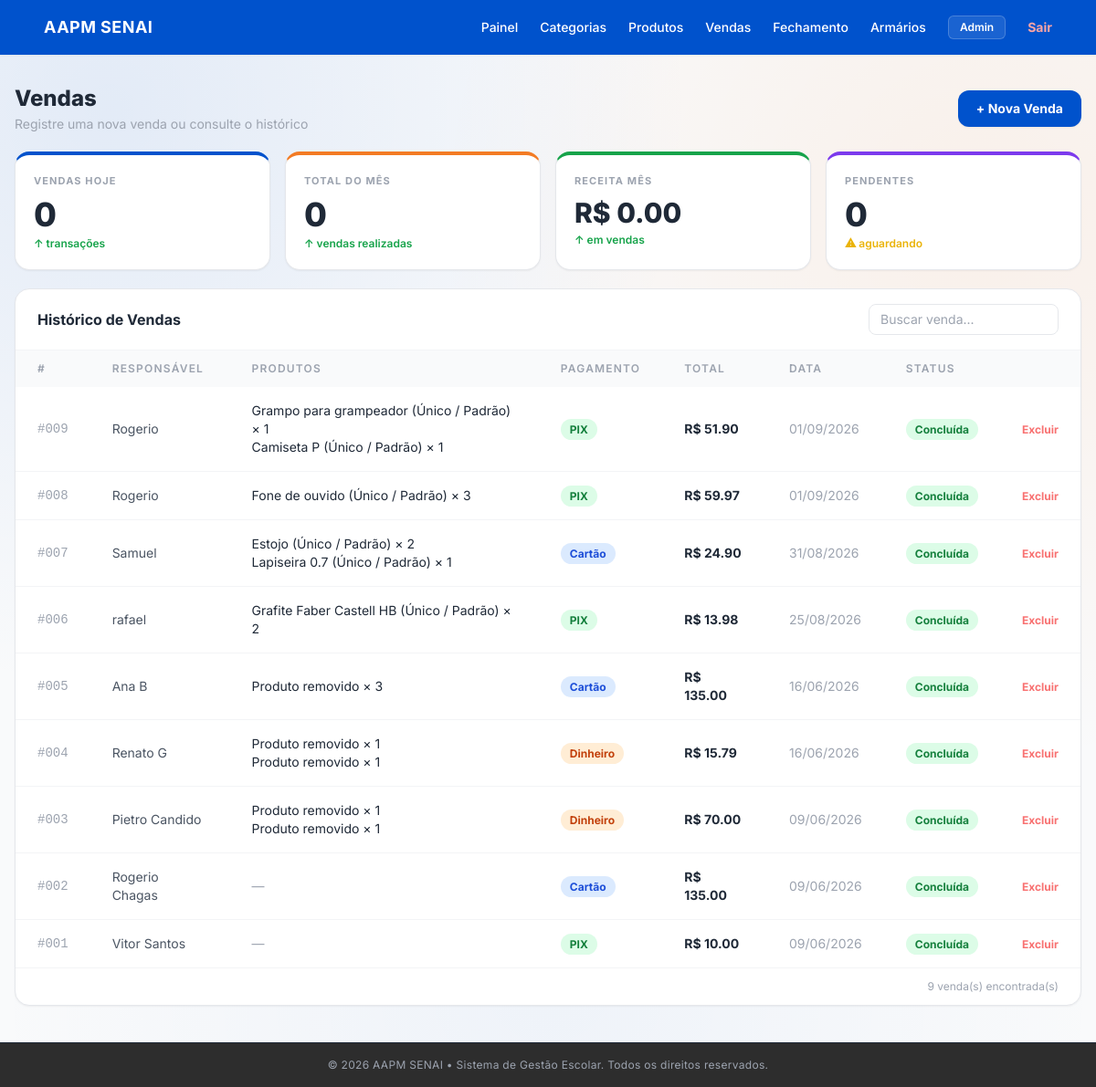
The app's page /vendas/ (signed in), older data.
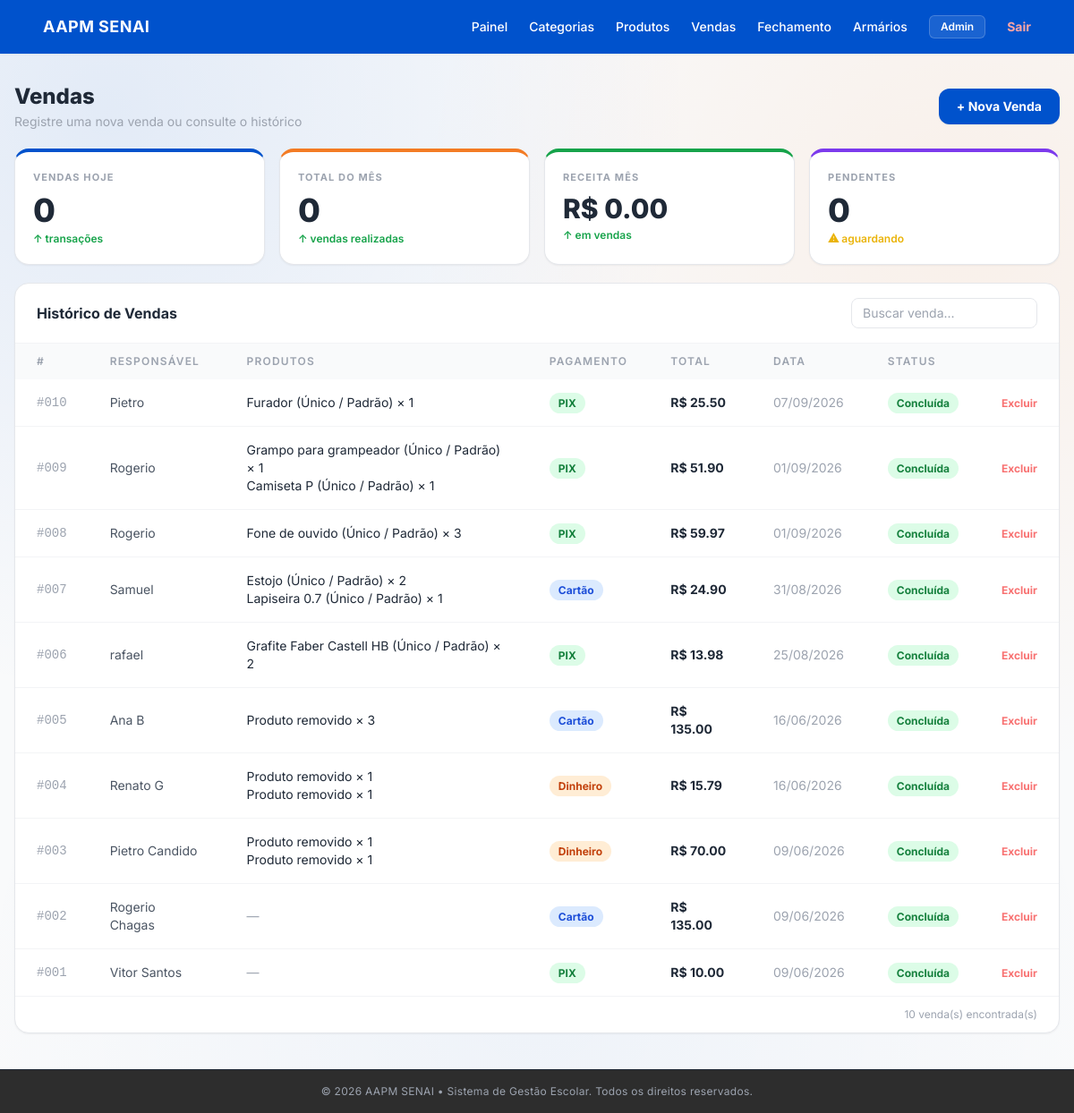
The same page, newer data.
### app/models/venda_model.py (models this page shows)
class Venda(Base):
    __tablename__ = "vendas"
    id              = Column(Integer, primary_key=True, index=True)
    responsavel     = Column(String(150), nullable=False)
    valor_subtotal  = Column(Float, nullable=False, default=0.0)
    desconto        = Column(Float, nullable=False, default=0.0)
    valor_total     = Column(Float, nullable=False)
    forma_pagamento = Column(String(50), nullable=False)
    valor_pagamento_1 = Column(Float, nullable=True)
    forma_pagamento_2 = Column(String(50), nullable=True)
    valor_pagamento_2 = Column(Float, nullable=True)
    observacao      = Column(String(500), nullable=True)
    status          = Column(String(30), default="concluida")
    data_venda      = Column(DateTime, default=datetime.utcnow)
    itens = relationship("VendaItem", back_populates="venda", cascade="all, delete")

### app/models/venda_item_model.py (models this page shows)
class VendaItem(Base):
    __tablename__ = "venda_itens"
    id                  = Column(Integer, primary_key=True, index=True)
    venda_id            = Column(Integer, ForeignKey("vendas.id", ondelete="CASCADE"), nullable=False)
    produto_variacao_id = Column(Integer, ForeignKey("produto_variacoes.id", ondelete="SET NULL"), nullable=True)
    quantidade          = Column(Integer, nullable=False)
    preco_unitario      = Column(Float, nullable=False)
    valor_total         = Column(Float, nullable=False)
    venda            = relationship("Venda", back_populates="itens")
    produto_variacao = relationship("ProdutoVariacao")

### app/models/produto_model.py (models this page shows, shortened)
class Produto(Base):
    __tablename__ = "produtos"
    id           = Column(Integer, primary_key=True, autoincrement=True, index=True)
    nome         = Column(String(150), nullable=False, index=True)
    preco        = Column(Float, nullable=False, default=0.0)
    ativo        = Column(Boolean, default=True)
    imagem_path  = Column(String(255), nullable=True)
    categoria_id = Column(Integer, ForeignKey("categorias.id", ondelete="SET NULL"), nullable=True)
    categoria    = relationship("Categoria", back_populates="produtos")
    variacoes    = relationship("ProdutoVariacao", back_populates="produto", cascade="all, delete-orphan")

### app/models/produto_variacao_model.py (models this page shows, shortened)
class ProdutoVariacao(Base):
    __tablename__ = "produto_variacoes"
    __table_args__ = (
        UniqueConstraint("produto_id", "tamanho", "cor", name="uq_variacao_produto_tamanho_cor"),
    )
    id            = Column(Integer, primary_key=True, autoincrement=True, index=True)
    produto_id    = Column(Integer, ForeignKey("produtos.id", ondelete="CASCADE"), nullable=False)
    tamanho       = Column(String(20), nullable=False)
    cor           = Column(String(50), nullable=False)
    sku           = Column(String(50), nullable=True, unique=True)
    preco         = Column(Float, nullable=True)  # se None, usa o preço base do produto
    estoque_atual = Column(Integer, nullable=False, default=0)
    ativo         = Column(Boolean, default=True)
    produto = relationship("Produto", back_populates="variacoes")

### app/controllers/venda_controller.py (the view)
@router.get("")
@router.get("/")
def listar_vendas(
    request: Request,
    db: Session = Depends(get_db),
    usuario=Depends(get_current_user),
):
    vendas = db.query(Venda).order_by(Venda.data_venda.desc()).all()
    produtos_db = db.query(Produto).filter(Produto.ativo == True).all()
    produtos = []
    for p in produtos_db:
        variacoes_ativas = [v for v in p.variacoes if v.ativo]
        if not variacoes_ativas:
            continue
        produtos.append({
            "id": p.id,
            "nome": p.nome,
            "imagem_url": p.imagem_url,
            "variacoes": [
                {"id": v.id, "descricao": v.descricao, "preco": v.preco_efetivo, "estoque_atual": v.estoque_atual}
                for v in variacoes_ativas
            ]
        })
    hoje        = datetime.utcnow().date()
    vendas_hoje = sum(1 for v in vendas if v.data_venda.date() == hoje)
    total_mes   = sum(1 for v in vendas if v.data_venda.month == hoje.month)
    receita_mes = sum(v.valor_total for v in vendas if v.data_venda.month == hoje.month)
    pendentes   = sum(1 for v in vendas if v.status == "pendente")
    return templates.TemplateResponse(
        request=request,
        name="vendas/index.html",
        context={
            "request":     request,
            "usuario":     usuario,
            "vendas":      vendas,
            "produtos":    produtos,
            "vendas_hoje": vendas_hoje,
            "total_mes":   total_mes,
            "receita_mes": receita_mes,
            "pendentes":   pendentes,
        },
    )

### app/templates/vendas/index.html (shortened to what this page needs)
{% extends "base.html" %}
{% block conteudo %}
<div class="pt-6 flex flex-col gap-5 pb-6">
  <div class="flex items-center justify-between">
    <div>
      <h1 class="text-2xl font-extrabold text-gray-800">Vendas</h1>
      <p class="text-sm text-gray-400 mt-0.5">Registre uma nova venda ou consulte o histórico</p>
    </div>
    <button onclick="abrirModal()"
      class="bg-[#0052cc] hover:bg-blue-700 text-white text-sm font-bold px-5 py-2.5 rounded-xl transition-all shadow-sm">
      + Nova Venda
    </button>
  </div>
  <div class="grid grid-cols-2 lg:grid-cols-4 gap-4">
    <div class="bg-white border border-gray-200 border-t-4 border-t-[#0052cc] rounded-2xl p-5 shadow-sm">
      <p class="text-[11px] font-bold text-gray-400 uppercase tracking-widest">Vendas Hoje</p>
      <p class="text-4xl font-extrabold text-gray-800 mt-2 mb-1">{{ vendas_hoje }}</p>
      <p class="text-xs font-semibold text-green-600">↑ transações</p>
    </div>
    <div class="bg-white border border-gray-200 border-t-4 border-t-[#f37b24] rounded-2xl p-5 shadow-sm">
      <p class="text-[11px] font-bold text-gray-400 uppercase tracking-widest">Total do Mês</p>
      <p class="text-4xl font-extrabold text-gray-800 mt-2 mb-1">{{ total_mes }}</p>
      <p class="text-xs font-semibold text-green-600">↑ vendas realizadas</p>
    </div>
    <div class="bg-white border border-gray-200 border-t-4 border-t-[#16a34a] rounded-2xl p-5 shadow-sm">
      <p class="text-[11px] font-bold text-gray-400 uppercase tracking-widest">Receita Mês</p>
      <p class="text-3xl font-extrabold text-gray-800 mt-2 mb-1">R$ {{ "%.2f"|format(receita_mes) }}</p>
      <p class="text-xs font-semibold text-green-600">↑ em vendas</p>
    </div>
    <div class="bg-white border border-gray-200 border-t-4 border-t-[#7c3aed] rounded-2xl p-5 shadow-sm">
      <p class="text-[11px] font-bold text-gray-400 uppercase tracking-widest">Pendentes</p>
      <p class="text-4xl font-extrabold text-gray-800 mt-2 mb-1">{{ pendentes }}</p>
      <p class="text-xs font-semibold text-yellow-500">⚠ aguardando</p>
    </div>
  </div>
  <div class="bg-white border border-gray-200 rounded-2xl shadow-sm overflow-hidden">
    <div class="px-6 py-4 border-b border-gray-100 flex items-center justify-between">
      <span class="text-base font-bold text-gray-800">Histórico de Vendas</span>
      <input type="text" id="busca" placeholder="Buscar venda..."
        oninput="filtrarTabela()"
        class="text-sm border border-gray-200 rounded-lg px-3 py-1.5 w-52 focus:outline-none focus:border-blue-400">
    </div>
    <div class="overflow-x-auto">
      <table class="w-full text-sm" id="tabela-vendas">
        <thead>
          <tr class="bg-gray-50 text-gray-400 text-xs uppercase tracking-widest">
            <th class="text-left px-6 py-3 font-semibold">#</th>
            <th class="text-left px-6 py-3 font-semibold">Responsável</th>
            <th class="text-left px-6 py-3 font-semibold">Produtos</th>
            <th class="text-left px-6 py-3 font-semibold">Pagamento</th>
            <th class="text-left px-6 py-3 font-semibold">Total</th>
            <th class="text-left px-6 py-3 font-semibold">Data</th>
            <th class="text-left px-6 py-3 font-semibold">Status</th>
            <th class="text-left px-6 py-3 font-semibold"></th>
          </tr>
        </thead>
        <tbody class="divide-y divide-gray-100">
          {% for venda in vendas %}
          <tr class="hover:bg-gray-50 transition">
            <td class="px-6 py-4 text-gray-400 font-mono">#{{ "%03d"|format(venda.id) }}</td>
            <td class="px-6 py-4 text-gray-600">{{ venda.responsavel }}</td>
            <td class="px-6 py-4 text-gray-800">
              {% for item in venda.itens %}
                <span class="block text-sm">
                  {% if item.produto_variacao %}
                    {{ item.produto_variacao.produto.nome }} ({{ item.produto_variacao.descricao }}) × {{ item.quantidade }}
                  {% else %}
                    Produto removido × {{ item.quantidade }}
                  {% endif %}
                </span>
              {% else %}
                <span class="text-gray-400">—</span>
              {% endfor %}
            </td>
            <td class="px-6 py-4">
              {% if venda.forma_pagamento == 'pix' %}
                <span class="bg-green-100 text-green-700 text-xs font-bold px-2.5 py-1 rounded-full">PIX</span>
              {% elif venda.forma_pagamento == 'cartao' %}
                <span class="bg-blue-100 text-blue-700 text-xs font-bold px-2.5 py-1 rounded-full">Cartão</span>
              {% else %}
                <span class="bg-orange-100 text-orange-700 text-xs font-bold px-2.5 py-1 rounded-full">Dinheiro</span>
              {% endif %}
            </td>
            <td class="px-6 py-4 font-bold text-gray-800">R$ {{ "%.2f"|format(venda.valor_total) }}</td>
            <td class="px-6 py-4 text-gray-400">{{ venda.data_venda.strftime('%d/%m/%Y') }}</td>
            <td class="px-6 py-4">
              {% if venda.status == 'concluida' %}
                <span class="bg-green-100 text-green-700 text-xs font-bold px-2.5 py-1 rounded-full">Concluída</span>
              {% else %}
                <span class="bg-yellow-100 text-yellow-700 text-xs font-bold px-2.5 py-1 rounded-full">Pendente</span>
              {% endif %}
            </td>
            <td class="px-6 py-4">
              <form action="/vendas/{{ venda.id }}/deletar" method="post"
                onsubmit="return confirm('Excluir esta venda?')">
                <button type="submit" class="text-red-400 hover:text-red-600 text-xs font-bold transition">Excluir</button>
              </form>
            </td>
          </tr>
          {% else %}
          <tr>
            <td colspan="8" class="px-6 py-10 text-center text-gray-400 text-sm">Nenhuma venda registrada ainda.</td>
          </tr>
          {% endfor %}
        </tbody>
      </table>
    </div>
    <div class="px-6 py-3 border-t border-gray-100 text-xs text-gray-400 text-right">
      {{ vendas|length }} venda(s) encontrada(s)
    </div>
  </div>
</div>
{% endblock %}

### app/templates/base.html (shortened to what this page needs)
<!DOCTYPE html>
<html lang="pt-br" class="h-full">
<head>
    <script src="https://cdn.tailwindcss.com"></script>
    <link rel="stylesheet" href="https://cdnjs.cloudflare.com/ajax/libs/font-awesome/6.4.0/css/all.min.css">
    <link rel="stylesheet" href="/static/css/style.css">
</head>
<body class="bg-gray-50 text-gray-900 min-h-screen flex flex-col">
    <nav class="w-full bg-[#0052cc] text-white px-6 md:px-12 py-4 flex justify-between items-center shadow-sm">
        <div class="text-lg font-bold tracking-wide">
            AAPM SENAI
        </div>
        <div class="flex items-center space-x-6 text-sm font-medium">
            {% if usuario %}
            <a href="/dashboard" class="hover:text-gray-200 transition">
                Painel
            </a>
            {% if usuario.role == 'ADMIN' %}
            <a href="/categorias" class="hover:text-gray-200 transition">
                Categorias
            </a>
            {% endif %}
            <a href="/produtos" class="hover:text-gray-200 transition">
                Produtos
            </a>
            <a href="/vendas" class="hover:text-gray-200 transition">
                Vendas
            </a>
            <a href="/fechamento" class="hover:text-gray-200 transition">
                Fechamento
            </a>
            <a href="/armarios" class="hover:text-gray-200 transition">
                Armários
            </a>
            <span class="bg-white/10 border border-white/20 px-3 py-1 rounded-md text-xs font-semibold">
                {{ usuario.nome }}
            </span>
            <a href="/auth/logout" class="text-red-300 hover:text-red-400 font-bold transition">
                Sair
            </a>
            {% else %}
            <a href="/auth/login"
                class="bg-orange-500 hover:bg-orange-600 text-white px-5 py-1.5 rounded font-semibold shadow-md transition">
                Login
            </a>
            {% endif %}
        </div>
    </nav>
    <main class="flex-grow px-4 pt-2 pb-4">
        <div class="w-full max-w-7xl mx-auto">
            {% block conteudo %}{% endblock %}
        </div>
    </main>
    <footer class="bg-[#2d2d2d] text-gray-400 text-center py-4 text-xs tracking-wide border-t border-gray-800">
        <p>&copy; 2026 AAPM SENAI • Sistema de Gestão Escolar. Todos os direitos reservados.</p>
    </footer>
</body>
</html>

### app/static/css/style.css (style rules this page uses)
:root { --blue: #0052cc; --blue-dark: #003f9e; --blue-light: #eaf2ff; --orange: #ff6a00; --orange-light: #fff1e8; --green: #16a34a; --green-light: #ecfdf3; --red: #dc2626; --red-light: #fef2f2; --bg: #f5f7fb; --surface: #ffffff; --text: #0f172a; --text-secondary: #334155; --muted: #64748b; --muted-light: #94a3b8; --border: #e5eaf1; --border-light: #eef2f7; --shadow-sm: 0 4px 15px rgba(15, 23, 42, .04); --shadow-md: 0 10px 30px rgba(15, 23, 42, .06); --shadow-lg: 0 20px 45px rgba(15, 23, 42, .10); --radius-sm: 10px; --radius-md: 14px; --radius-lg: 18px; --radius-xl: 22px; }
* { box-sizing: border-box; }
html { scroll-behavior: smooth; }
body { margin: 0; min-height: 100vh; font-family: Inter, Arial, sans-serif; color: var(--text); background: radial-gradient( circle at 10% 10%, rgba(0, 82, 204, .09), transparent 42% ), radial-gradient( circle at 90% 20%, rgba(255, 106, 0, .07), transparent 42% ), radial-gradient( circle at 50% 90%, rgba(0, 82, 204, .045), transparent 50% ), var(--bg); -webkit-font-smoothing: antialiased; text-rendering: optimizeLegibility; }
button, a { -webkit-tap-highlight-color: transparent; }
button { font-family: inherit; }

### app/templates/base.html (style rules this page uses)
body { font-family: 'Inter', sans-serif; }

Row changes from the older to the newer data that the page shows:
added Venda: id "010", responsavel "Pietro", forma_pagamento "PIX", valor_total "25.50", data_venda "07/09/2026", status "Concluída"
added VendaItem: produto_variacao.produto.nome "Furador", produto_variacao.descricao "Único / Padrão", quantidade "1", shown under "010"
Text that changed along with them:
{{ vendas|length }}: "9" → "10"
